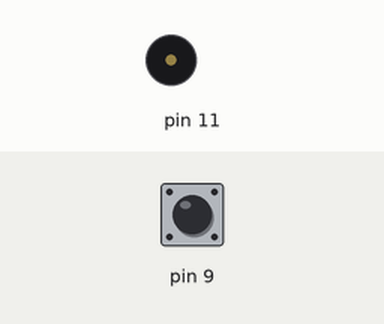
Recording of a sketch running on a simulated Arduino Uno, built with avr-gcc and run on an emulated ATmega328P. Shown: buzzer (waves = sounding). Inputs (shaded band) come from the test bench; at power-on: pin 9 HIGH.

Above: at 1.2 s.
1.3 s: pin 9 pulled LOW for 0.15 s
At 2.3 s:
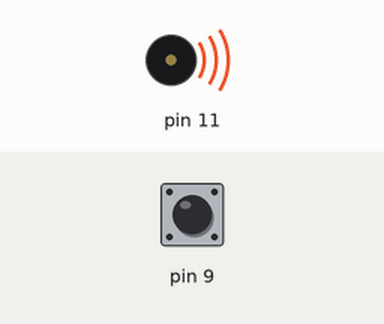
Timing chart, 0 to 4.3 s (numbered marks = the images above; inputs shaded):
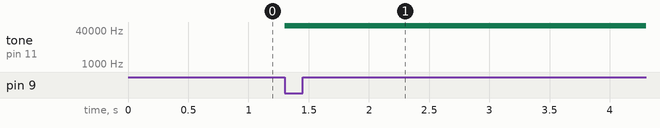

Measured:
- after the input at 1.3 s, tone on pin 11: silent → 62500 Hz at once

The sketch:

ArduinoBuzzer.ino
```cpp
#include "Buzzer.h"

void setup() {
  pinMode(9, INPUT_PULLUP);
  pinMode(10, INPUT_PULLUP);
}

void loop() {

  if (digitalRead(9) == 0) {
    startPlayback(meow, sizeof(meow));

  }
}
```

Source omitted: Buzzer.h (data table, 18766 bytes)
